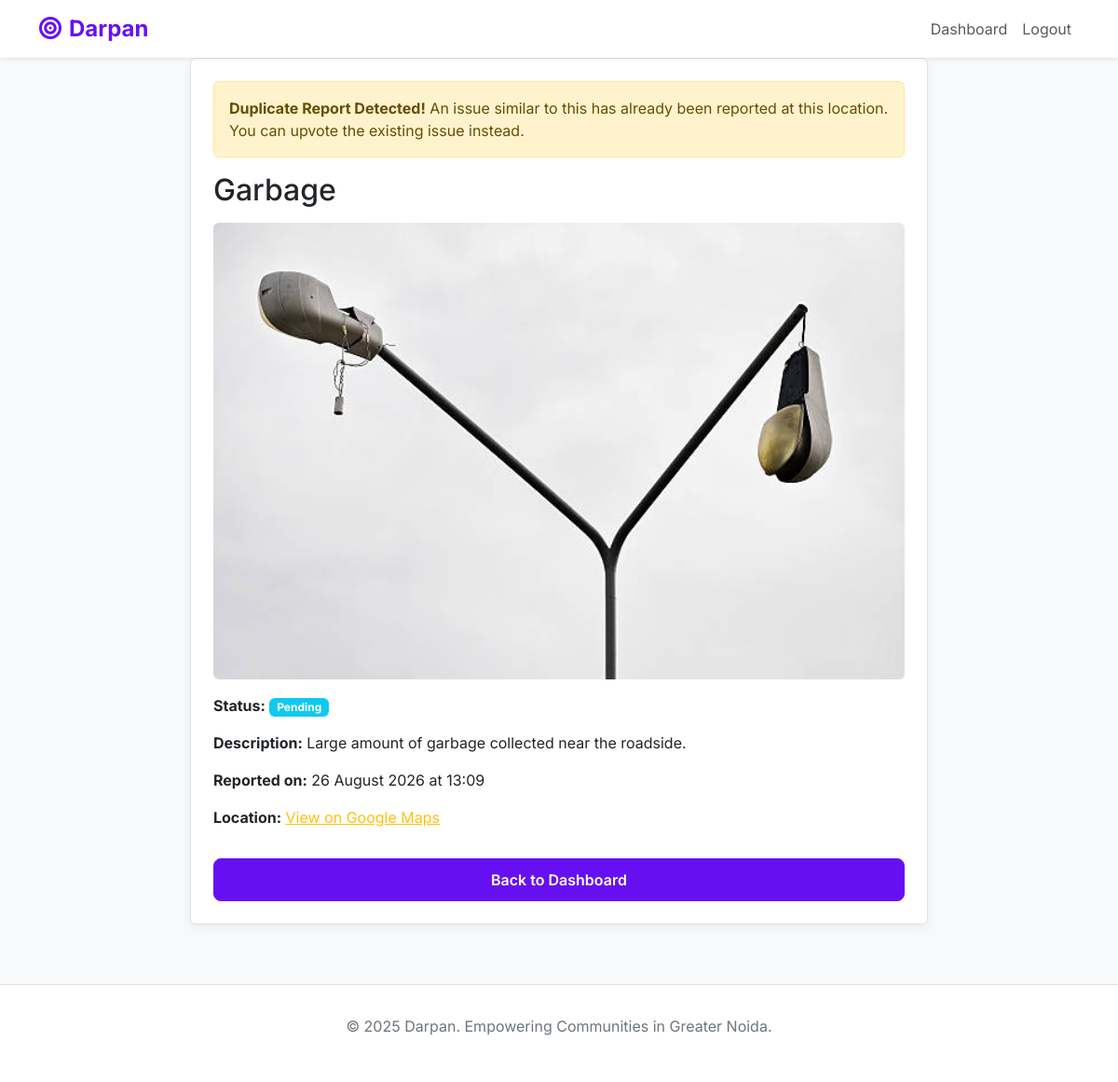
Page /issue/3 (signed in) on the committed database.
### tables this page shows
CREATE TABLE issues (
      id INTEGER PRIMARY KEY AUTOINCREMENT,
      user_id INTEGER NOT NULL,
      category TEXT NOT NULL,
      description TEXT,
      latitude REAL NOT NULL,
      longitude REAL NOT NULL,
      city TEXT,
      image_path TEXT NOT NULL,
      voice_note_path TEXT,
      status TEXT NOT NULL DEFAULT 'Pending',
      upvotes INTEGER NOT NULL DEFAULT 1,
      created_at DATETIME DEFAULT CURRENT_TIMESTAMP,
      FOREIGN KEY (user_id) REFERENCES users (id)
    );

### app.py (the view)
@app.route('/issue/<int:issue_id>')
def issue_detail(issue_id):
    db = get_db()
    issue_row = db.execute(
        'SELECT * FROM issues WHERE id = ?',
        (issue_id,)
    ).fetchone()
    if issue_row is None:
        return "Issue not found", 404
    issue = dict(issue_row)
    if isinstance(issue.get('created_at'), str):
        issue['created_at'] = datetime.strptime(
            issue['created_at'],
            '%Y-%m-%d %H:%M:%S'
        )
    return render_template('issue_detail.html', issue=issue)

### app.py (called while the page is built)
def get_db():
    if 'db' not in g:
        g.db = sqlite3.connect(
            app.config['DATABASE'],
            detect_types=sqlite3.PARSE_DECLTYPES
        )
        g.db.row_factory = sqlite3.Row
    return g.db

### templates/issue_detail.html (shortened to what this page needs)
{% extends 'base.html' %}
{% block content %}
<div class="row justify-content-center">
    <div class="col-md-8">
        <div class="card glass-card p-4">
            <div class="alert alert-warning">
                <strong>Duplicate Report Detected!</strong> An issue similar to this has already been reported at this location. You can upvote the existing issue instead.
            </div>
            <h2 class="mb-3">{{ issue.category }}</h2>
            <img src="{{ url_for('static', filename=issue.image_path.split('static/')[1]) }}" class="img-fluid rounded mb-3" alt="Issue Image">
            <p><strong>Status:</strong> <span class="badge bg-info">{{ issue.status }}</span></p>
            <p><strong>Description:</strong> {{ issue.description or 'No description provided.' }}</p>
            <p><strong>Reported on:</strong> {{ issue.created_at.strftime('%d %B %Y at %H:%M') }}</p>
            <p><strong>Location:</strong> <a href="https://www.google.com/maps?q={{ issue.latitude }},{{ issue.longitude }}" target="_blank" class="text-warning">View on Google Maps</a></p>
            <a href="{{ url_for('user_dashboard') }}" class="btn btn-primary mt-3">Back to Dashboard</a>
        </div>
    </div>
</div>
{% endblock %}

### templates/base.html (style rules this page uses)
:root { --light-bg: #f8f9fa; --white: #ffffff; --dark-text: #212529; --secondary-text: #6c757d; --primary-accent: #6610f2; --primary-accent-hover: #520dc2; --border-color: #dee2e6; }
body { font-family: 'Inter', sans-serif; background-color: var(--light-bg); color: var(--dark-text); }
.card { border: 1px solid var(--border-color); box-shadow: 0 4px 12px rgba(0,0,0,0.05); transition: all 0.3s ease; }
.btn-primary { background-color: var(--primary-accent); border-color: var(--primary-accent); font-weight: 600; padding: 10px 25px; border-radius: 8px; transition: all 0.2s ease-in-out; }

### rows in the picture
issues: category "Garbage", image_path (picture), status "Pending", description "Large amount of garbage collected near the roadside."

### other values in the picture
{{ issue.created_at.strftime('%d %B %Y at %H:%M') }} "26 August 2026 at 13:09"
